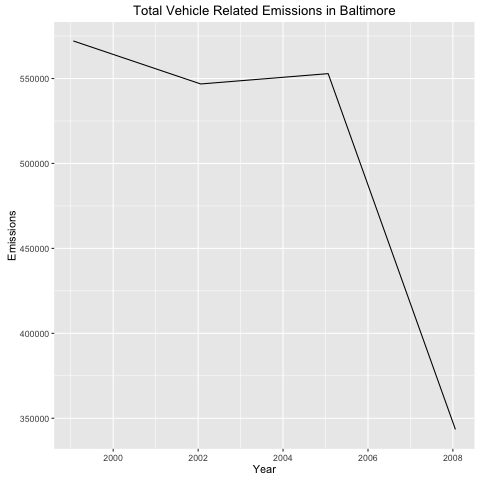

This figure's R source:
# libraries 
library(ggplot2)
library(dplyr)

if (!exists("pm25") | !exists("classif")) {
    source("load_data.R")
}

# extract the names
all_levels <- levels(classif$EI.Sector)
coal_names <- all_levels[grep("Coal", all_levels, ignore.case = T)]

# subset out only coal values
coal_subset <- subset(classif, EI.Sector %in% coal_names)

# get scc indices
scc <- coal_subset$SCC

# apply it to the pm25 data
pm25_subset <- filter(pm25, pm25$SCC %in% as.character(scc))

# sum the year values
sums <- summarise(group_by(pm25_subset, year), sum(Emissions, na.rm = T))

# rename columns
names(sums) <- c("Year", "Emissions")

# plot the result
png("./plot4.png")
qplot(Year, Emissions, data = sums, geom = "line") + 
    ggtitle("Total Vehicle Related Emissions in Baltimore")
dev.off()



